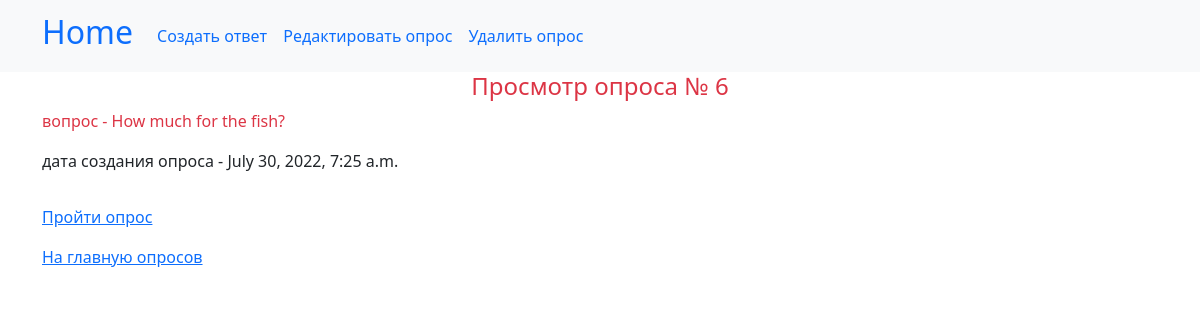
The page /polls/6/view on the database as committed earlier.
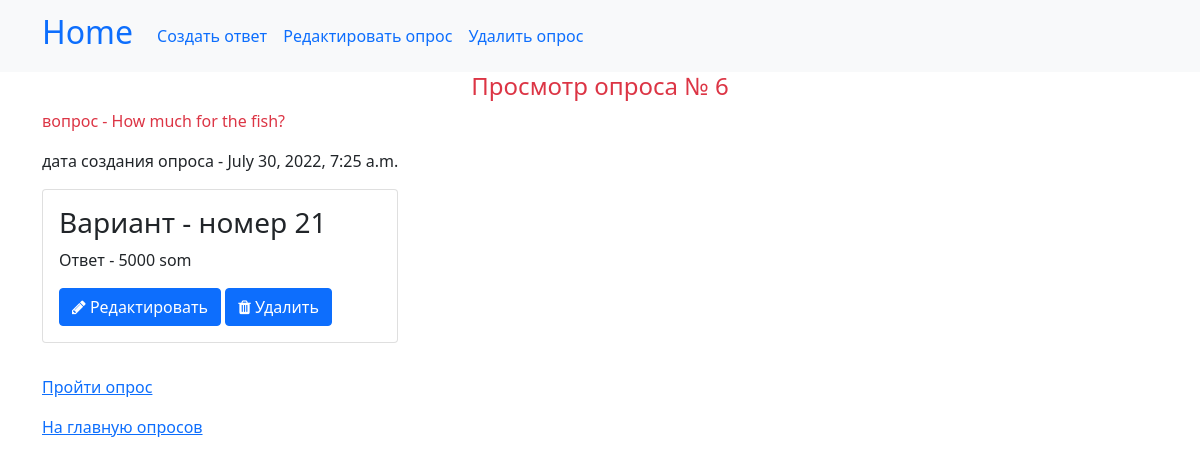
The same page on the database as committed later.
### interview/models.py (models this page shows, shortened)
class Choice(models.Model):
    variant = models.TextField(max_length=1000, null=False, blank=False, verbose_name="Текст варианта")
    poll = models.ForeignKey("interview.Poll", on_delete=models.CASCADE, related_name="polls",
                                     verbose_name="Опрос",)
    class Meta:
        db_table = "variant"
        verbose_name = "Вариант"
        verbose_name_plural = "Варианты"

### interview/views/qu_views.py (the view)
# urls.py: path('polls/<int:pk>/view', PollView.as_view(), name="poll-view"),
class PollView(DetailView):
    template_name = "questions/poll.html"
    model = Poll

### interview/templates/questions/poll.html (shortened to what this page needs)
{% extends "base.html" %}
{% load static %}
{% block nav %}
        <a class="nav-link" href="{% url "a-create" poll.pk%}">Создать ответ</a>
        <a class="nav-link" href="{% url "poll-update" poll.pk %}">Редактировать опрос</a>
        <a class="nav-link" href="{% url "poll-delete" poll.pk %}">Удалить опрос</a>
{% endblock %}
{% block content %}
<h4 class="text-danger text-center">Просмотр опроса № {{ poll.id }}</h4>
    <p class="text-danger">вопрос - {{ poll.question }}</p>
    <p>дата создания опроса - {{ poll.created_at }}</p>
   <div class="row">
        {% for poll in poll.polls.all %}
            <div class="col-12 col-md-6 col-lg-4">
                <div class="card mb-3">
                    <div class="card-body">
                        <h3>Вариант - номер {{ poll.id }} </h3>
                        <p>Ответ - {{ poll.variant }}</p>
                        <a class="btn btn btn-primary" href="{% url "a-update" poll.pk %}" role="button"><i class="fa fa-pencil"></i> Редактировать</a>
                   <a class="btn btn btn-primary" href="{% url "a-delete" poll.pk%}" role="button"><i class="fa fa-trash"></i> Удалить</a>
                    </div>
                </div>
            </div>
        {% endfor %}
    </div>
<p><a href="{% url "answering"%}">Пройти опрос</a></p>
<a href="{% url "polls" %}">На главную опросов</a>
{% endblock %}

Rows that differ between the two databases and show on the page:
added Choice: id "21", variant "5000 som"
